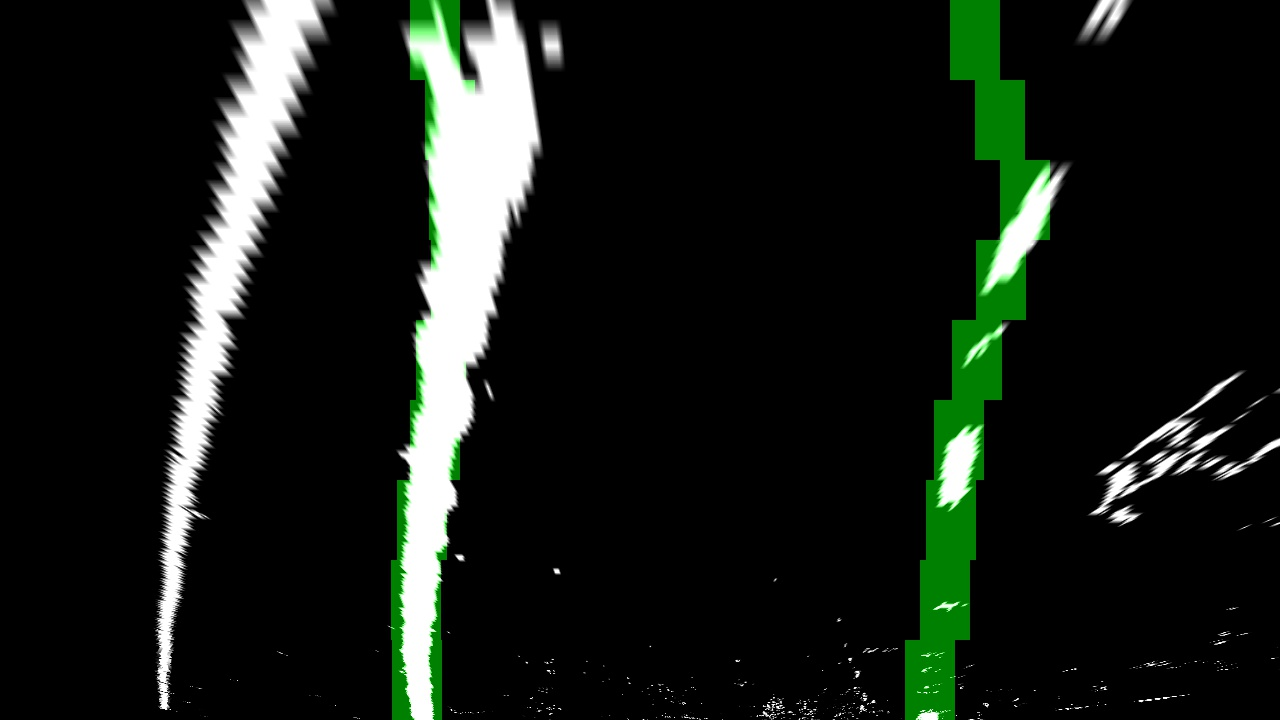
#> input picture test_images/line0.jpg, 1280 x 720 px; its folder holds only this picture in this run
$ python -i image_gen.py   (imports and definitions only)   (older library calls are emulated)
#> lines starting #> are read from the running program, lines starting #| are printed output that depends on the picture
import numpy as np
import cv2
import glob
import pickle
from line_tracker import tracker

# [1 line not run here, left out]
# [1 line that did not run here, left out]
# [1 line that did not run here, left out]

# Define a function that applies Sobel x or y,
# then takes an absolute value and applies a threshold.
# Note: calling your function with orient='x', thresh_min=5, thresh_max=100
# should produce output like the example image shown above this quiz.
def abs_sobel_thresh(img, orient='x', thresh_min=0, thresh_max=255):

    # Apply the following steps to img
    # 1) Convert to grayscale
#> called with orient = 'x', thresh_min = 0, thresh_max = 255
    gray = cv2.cvtColor(img, cv2.COLOR_RGB2GRAY)
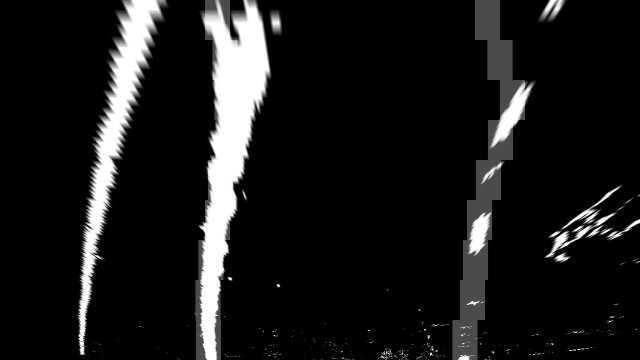
#> gray: shape (720, 1280) (shown at 1/2 size); min 0, max 255, mean 25.8
    # 2) Take the derivative in x or y given orient = 'x' or 'y'
    if orient == 'x':
        abs_sobel = np.absolute(cv2.Sobel(gray, cv2.CV_64F, 1, 0))
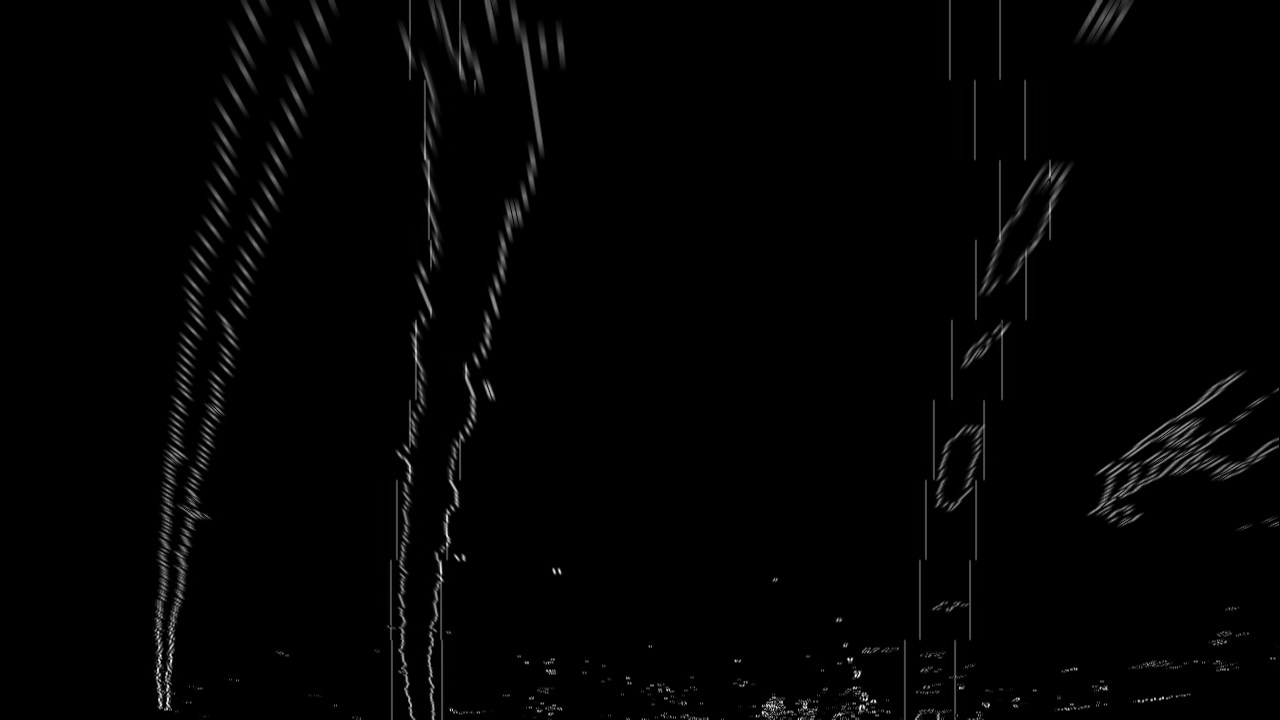
#> abs_sobel: shape (720, 1280) float64; min 0, max 949, mean 12.1; drawn with min black and max white
    if orient == 'y':
        abs_sobel = np.absolute(cv2.Sobel(gray, cv2.CV_64F, 0, 1))
    # 3) Take the absolute value of the derivative or gradient
    # 4) Scale to 8-bit (0 - 255) then convert to type = np.uint8
    scaled_sobel = np.uint8(255*abs_sobel/np.max(abs_sobel))
    # 5) Create a mask of 1's where the scaled gradient magnitude
            # is > thresh_min and < thresh_max
    sxbinary = np.zeros_like(scaled_sobel)
    sxbinary[(scaled_sobel >= thresh_min) & (scaled_sobel <= thresh_max)] = 1
    # 6) Return this mask as your binary_output image
    return sxbinary

# Define a function that applies Sobel x and y,
# then computes the magnitude of the gradient
# and applies a threshold
# [65 lines left out: functions mag_thresh, dir_threshold, color_threshold, window_mask, not called in this run]

images = glob.glob('./test_images/test*.jpg')

# [114 lines not run here, left out]

>>> import cv2
>>> picture = cv2.cvtColor(cv2.imread('test_images/line0.jpg'), cv2.COLOR_BGR2RGB)
>>> result = abs_sobel_thresh(picture)
#> result: shape (720, 1280); every value is 1

$ run again, on test_images/line1.jpg
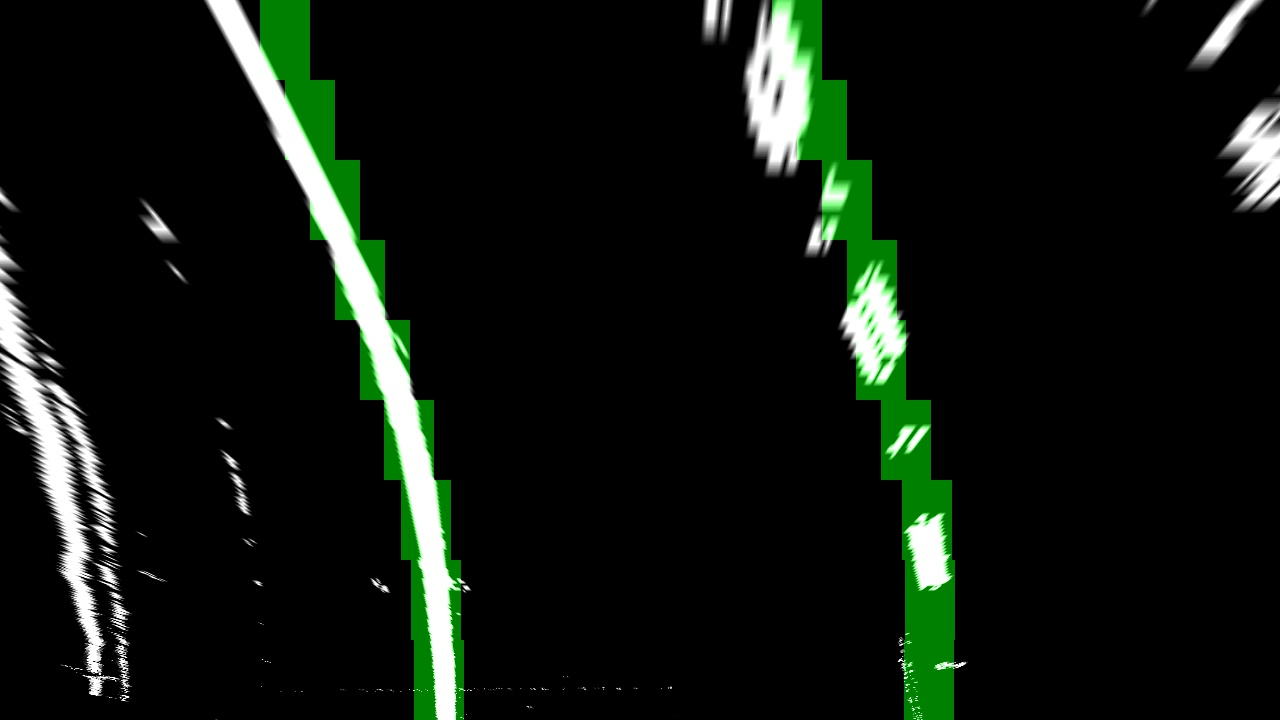
#> input picture test_images/line1.jpg, 1280 x 720 px
#> in abs_sobel_thresh, `gray = cv2.cvtColor(img, cv2.COLOR_RGB2GRAY)`:
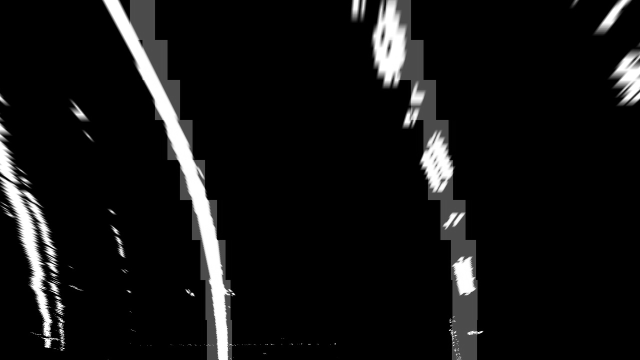
#> gray: shape (720, 1280) (shown at 1/2 size); min 0, max 255, mean 18.9
#> in abs_sobel_thresh, `abs_sobel = np.absolute(cv2.Sobel(gray, cv2.CV_64F, 1, 0))`:
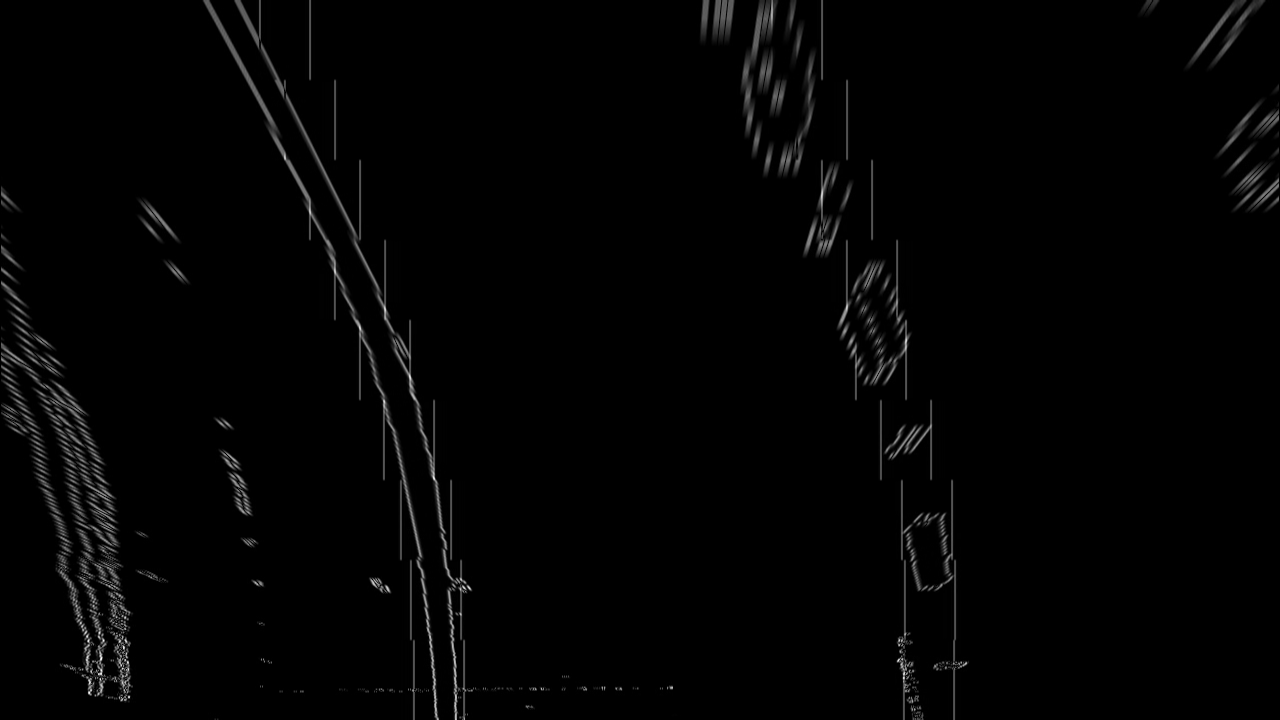
#> abs_sobel: shape (720, 1280) float64; min 0, max 896, mean 11.8; drawn with min black and max white
#> result: shape (720, 1280); every value is 1

$ run again, on test_images/line2.jpg
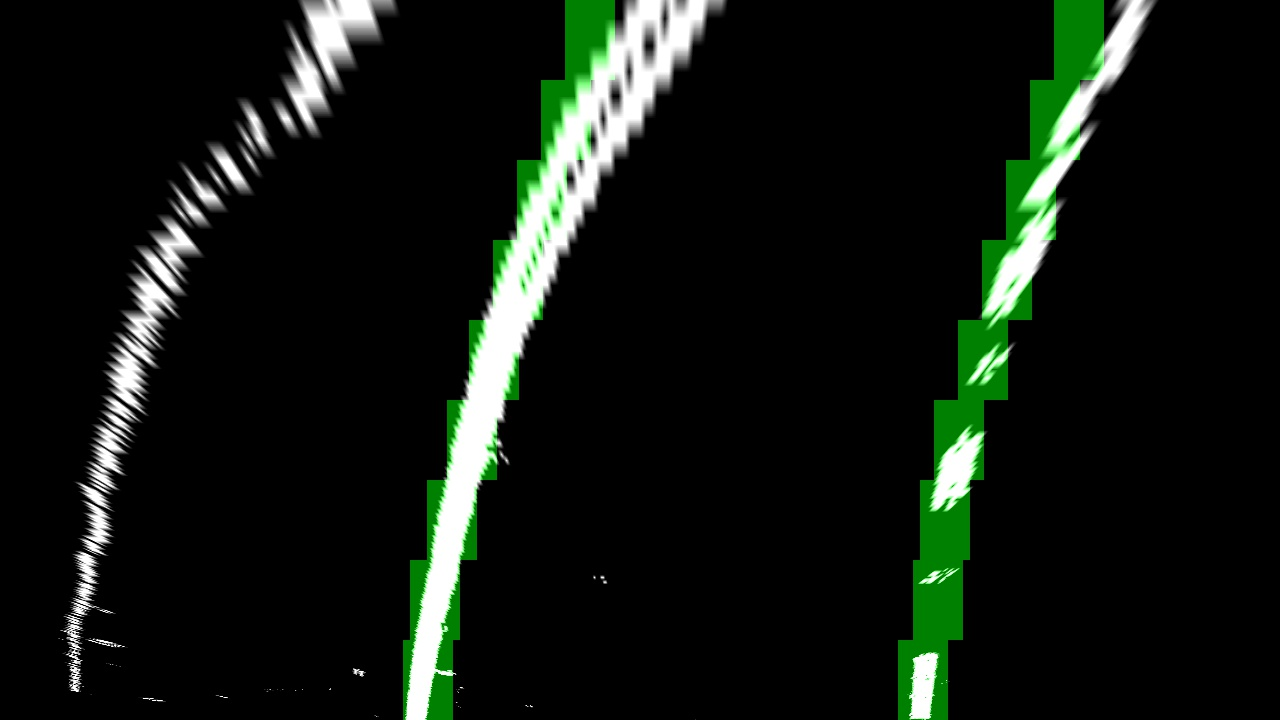
#> input picture test_images/line2.jpg, 1280 x 720 px
#> in abs_sobel_thresh, `gray = cv2.cvtColor(img, cv2.COLOR_RGB2GRAY)`:
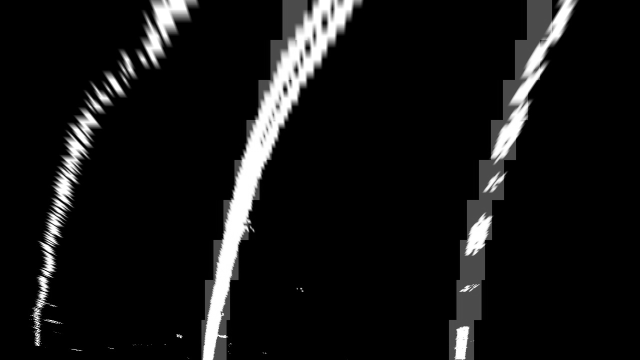
#> gray: shape (720, 1280) (shown at 1/2 size); min 0, max 255, mean 20.7
#> in abs_sobel_thresh, `abs_sobel = np.absolute(cv2.Sobel(gray, cv2.CV_64F, 1, 0))`:
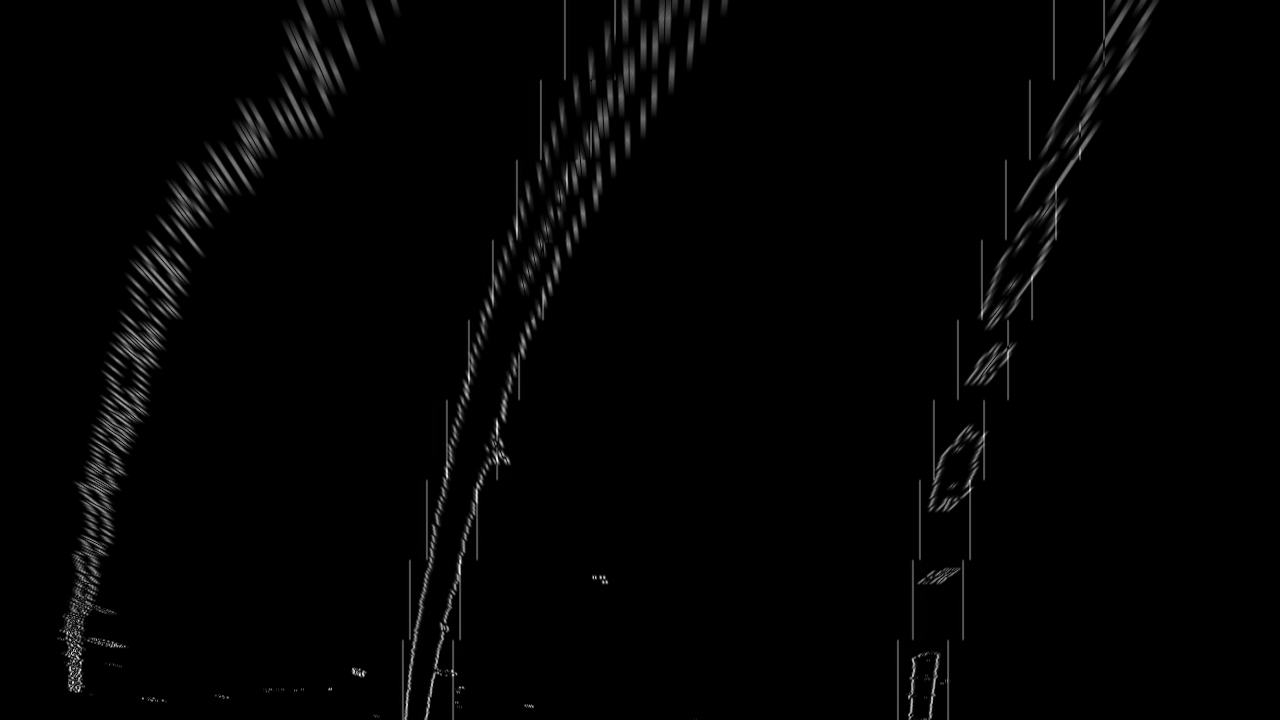
#> abs_sobel: shape (720, 1280) float64; min 0, max 887, mean 12.2; drawn with min black and max white
#> result: shape (720, 1280); every value is 1
